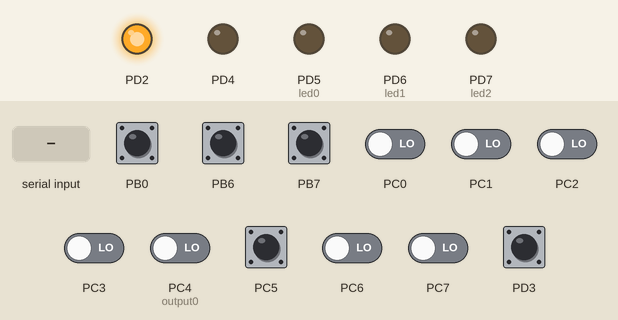
A program run on a simulated ATmega88, built with avr-gcc and emulated at 8 MHz. Parts: output pins drawn as LEDs (lit = HIGH). The inputs (shaded band) are chosen by the test bench; at power-on: PB0, PB6, PB7, PC5, PD3 HIGH, PC0–3, PC4 (output0), PC6, PC7 LOW. EEPROM starts erased; pins used as bus, display or sensor lines are not drawn; what the program prints to the serial monitor is not drawn.

Above: at 1.2 s.
1.3 s: "r" received over Serial
2.8 s: "c" received over Serial
4.3 s: "e" received over Serial
Timing chart, 0 to 7.3 s (numbered marks = the images above; inputs shaded):
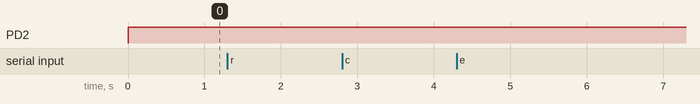

The program:

main.c
```c
#include"avr/io.h"
#include"avr/pgmspace.h"
#include"avr/wdt.h"
#include"avr/eeprom.h"
#include"avr/interrupt.h"

#define baudrate 9600
#define baudprescaler ((F_CPU)/(baudrate*16UL)-1)

#define sensor_encoding_factor 4
#define enable_calibration

#define led0 PIND5
#define led1 PIND6
#define led2 PIND7
#define output0 PIND4
#define cs_sensor0 PINB2
#define cs_sensor1 PINB1
#define spi_clock PINB5
#define spi_mosi PINB3

#define no_faultcode 0
#define brownout_faultcode 1
#define wdt_faultcode 2
#define badint_faultcode 3
#define sensor0_faultcode 4
#define sensor1_faultcode 5

typedef enum { false, true } bool;

void software_reset(uint8_t code);
void readout();
void calibrate_sensors();
void uart_to_eeprom();
void uart_send_message(uint8_t start, uint8_t size);
uint16_t read_spi(uint8_t slave, bool chaining);
float read_temperature(uint8_t sensor, bool normalconversion);

float EEMEM sensor1_calib_scaling = 1;
float EEMEM sensor1_calib_offset = 0;
float EEMEM E_delta_t_switch_off = 5;
float EEMEM E_delta_t_switch_on = 5;
uint8_t EEMEM faultcode = 0;//keep order
char EEMEM messages[] = {'o','k','w','a','i','t','i','n','g'};//needed? more?

struct{
	float delta_t_switch_off;
	float delta_t_switch_on;
}temperature_settings;

uint8_t wdt_source_known = false;

//turns on output if sensor0 is significantly higher than sensor1

//stack size big enough?
//line break characters?
//eeprom wear?
//wat was that with de wdt reset before turing it of again?
//check software reset?
//ints are turned off in ints wdt int cant fire
//catch for reset loop disconnected sensor

int main(){
	//setup watchdog, reset, 8s
	WDTCSR = 1<<WDCE | 1<<WDE;
	WDTCSR = 1<<WDP3 | 1<<WDIE | 1<<WDP0 | 1<<WDE;

	//reduce power
	PRR = 0b11100001; //disable twi, adc, tim2

	PORTB = 1<<PINB0 | 1<<PINB6 | 1<<PINB7;
	PORTC = 1<<PINC4 | 1<<PINC5;
	PORTD = 1<<PIND0 | 1<<PIND1 | 1<<PIND2 |1<<PIND3;
	DDRB = 1<<cs_sensor0 | 1<<cs_sensor1 | 1<<spi_clock | 1<<spi_mosi;
	DDRD = 1<<PIND0 | 1<<PIND1 | 1<<PIND2 | 1<<output0 | 1<<led0 | 1<<led1| 1<<led2;//1 for output

	//setup spi
	SPCR = 1<<SPE | 1<<MSTR | 1<<SPR0 | 1<<SPR1;

	//setup usart
	UCSR0B = 0b10011000;//rxi,txen, rxen
	UCSR0C = 0b00001110;//8 bit , 2 stop bit, asynchronous, disabled partity
	UBRR0L = baudprescaler;

	//setup timer
	TCCR1B = 0b00001101;
	TIMSK1 = 0b00000010;
	OCR1A = 65000;

	if(MCUSR & 1<<BORF){
		eeprom_write_byte((uint8_t*)&faultcode, brownout_faultcode);
	}

	MCUSR = 0;

	if(eeprom_read_byte((const uint8_t*)&faultcode) != 0){
		PORTD |= 1<<led0;
	}
	//while(eeprom_read_byte((const uint8_t*)&faultcode) != 0), nonvol fault code needed then

	sei();

	eeprom_read_block((void*)&temperature_settings, (const void*)&E_delta_t_switch_off, sizeof(temperature_settings));//copy tempsets to ram

	while(true){
		wdt_reset();//startup executed fast enough?
	}
	return 0;
}

void readout(){
	//if the sensor discrds conversions during readout this needs a delay

	//turn off timint
	TIMSK1 = 0;
	struct {
		float sensor1_calib_scaling;
		float sensor1_calib_offset;
		float E_delta_t_switch_off;
		float E_delta_t_switch_on;
		uint8_t faultcode;
		uint16_t sensor0_couple;
		uint16_t sensor0_local;
		uint16_t sensor1_couple;
		uint16_t sensor1_local;
		uint8_t pinb;
		uint8_t pinc;
		uint8_t pind;
	} temp;

	eeprom_read_block((void*)&temp, 0, 17);

	temp.sensor0_couple = read_spi(cs_sensor0, true);
	temp.sensor0_local = read_spi(cs_sensor0, false);
	temp.sensor1_couple = read_spi(cs_sensor1, true);
	temp.sensor1_local = read_spi(cs_sensor1, false);

	temp.pinb = PINB;
	temp.pinc = PINC;
	temp.pind = PIND;

	for(uint8_t i=0; i<sizeof(temp); i++){
		UDR0 = *(uint8_t*)(&temp+i);
		while (!( UCSR0A & (1<<UDRE0))){}
	}

	//turn on timint
	TIMSK1 = 0b00000010;//if in the meantime an intterupt flag was set, it wil execute after this
}

void software_reset(uint8_t code){
	eeprom_write_byte((uint8_t*)&faultcode, code);
	wdt_source_known = true;
	while(true){
		//wait for wdt reset
	}
}

void uart_send_message(uint8_t start, uint8_t size){
	uint8_t temp[size];
	eeprom_read_block((void*)&temp, (const void*)start, size);//is this warning serious?

	for(uint8_t i=0; i<size; i++){
		UDR0 = temp[i];
		while (!( UCSR0A & (1<<UDRE0))){}
	}//share this code?
}

void uart_to_eeprom(){//write 17 bytes to eeprom
	//turn off interrupts and wdt
	cli();
	wdt_reset();
	WDTCSR = 1<<WDCE | 1<<WDE;
	WDTCSR = 0;

	uint8_t temp[17];
	uint8_t i = 0;

	uart_send_message(2,7);

	while(i < sizeof(temp)){
		while(!(UCSR0A & (1<<RXC0))){}
		eeprom_write_byte((uint8_t*)i, UDR0);
		UCSR0A &= ~(1<<RXC0);
		i++;
	}

	//readout();

	WDTCSR = 1<<WDCE | 1<<WDE;
	WDTCSR = 1<<WDP3 | 1<<WDIE | 1<<WDP0 | 1<<WDE;
	sei();//reen wdt and ints
}

void calibrate_sensors(){
	//sensor0 is assumed to be correct
	//turn off interrupts and wdt
	cli();
	wdt_reset();
	WDTCSR = 1<<WDCE | 1<<WDE;
	WDTCSR = 0;

	float sensor_0_low = read_temperature(cs_sensor0, false);
	float sensor_1_low = read_temperature(cs_sensor1, false);

	uart_send_message(2,7);

	while(!(UCSR0A & (1<<RXC0))){}
	UCSR0A &= ~(1<<RXC0);

	float sensor_0_high = read_temperature(cs_sensor0, false);
	float sensor_1_high = read_temperature(cs_sensor1, false);

	struct {
		float scaler;
		float offset;
	} temp;

	temp.scaler = (sensor_0_high-sensor_0_low)/(sensor_1_high-sensor_1_low);
	temp.offset = -sensor_1_low*temp.scaler+sensor_0_low;

	eeprom_write_block((void*)&temp.offset, (void*)&sensor1_calib_offset, 4);
	eeprom_write_block((void*)&temp.scaler, (void*)&sensor1_calib_scaling, 4);

	for(uint8_t i=0; i<sizeof(temp); i++){
		UDR0 = *(uint8_t*)(&temp+i);
		while (!( UCSR0A & (1<<UDRE0))){}
	}

	//readout();

	WDTCSR = 1<<WDCE | 1<<WDE;
	WDTCSR = 1<<WDP3 | 1<<WDIE | 1<<WDP0 | 1<<WDE;
	sei();//reen wdt and ints
}

ISR(USART_RX_vect){
	switch UDR0{
	case 'e':
		eeprom_write_byte((uint8_t*)&faultcode, 0);
		break;
	case 'r':
		readout();
		break;
	case 'c':
		calibrate_sensors();
		break;
	case 'm':
		uart_to_eeprom();
		break;
	}
}

ISR(__vector_default){//jump directly to this instead of via bad_interrupt?
	software_reset(badint_faultcode);
}

ISR(WDT_vect){
	if(wdt_source_known == false){
		eeprom_write_byte((uint8_t*)&faultcode, wdt_faultcode);
	}
}

ISR(TIMER1_COMPA_vect){
	if(PINC & (1<<output0)){
		if(read_temperature(cs_sensor0, true)-temperature_settings.delta_t_switch_off < read_temperature(cs_sensor1, true)){
			PINC = 1<<output0;
		}
	}else{
		if(read_temperature(cs_sensor0, true)-temperature_settings.delta_t_switch_on > read_temperature(cs_sensor1, true)){
			PINC = 1<<output0;
		}
	}
}

uint16_t read_spi(uint8_t slave, bool chaining){
	//optimize?
	uint8_t temp;

	PORTB &= (1<<slave)^0b11111111;
	SPDR=0xFF;
	while(!(SPSR & (1<<SPIF)));
	temp=SPDR;
	SPDR=0xFF;
	while(!(SPSR & (1<<SPIF)));

	if(!chaining){
		PORTB|=1<<slave;//this triggers moving converion to output(?), value to be read out next time
	}
	return(temp<<8)|SPDR;
}

float read_temperature(uint8_t sensor, bool normalconversion){//data ordering?
	uint16_t temp = read_spi(sensor, false);
	if(normalconversion && (temp & 1)){
		uint8_t temp = sensor0_faultcode;

		if(sensor == cs_sensor1){
			temp = sensor1_faultcode;
		}

		software_reset(temp);
	}
	//do away with non-data bits
	temp >>= 2;
	//convert to twos complement
	if(temp & 0b0010000000000000){
		temp &= 0b1101111111111111;
		temp = (temp^0b1111111111111111) + 1;
	}

	float output = ((float)temp)/sensor_encoding_factor;

#ifdef enable_calibration
	if(normalconversion && (sensor == cs_sensor1)){
		float offset;
		float scaling;
		eeprom_read_block((void*)&scaling, (const void*)&sensor1_calib_scaling, 4);
		eeprom_read_block((void*)&offset, (const void*)&sensor1_calib_offset, 4);
		output = output * scaling + offset;
	}
#endif

	return output;
}
```

Measured:
- after the input at 1.3 s, every drawn part: stays the same
- after the input at 2.8 s, every drawn part: stays the same
- after the input at 4.3 s, every drawn part: stays the same
